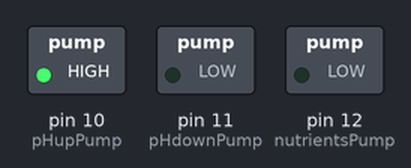
A sketch run on a simulated Arduino Uno, built with avr-gcc and run on an emulated ATmega328P. Parts: switched loads named in the sketch (green lamp = pin HIGH).

Above: at 0.05 s.
Timing chart, 0 to 3.0 s (numbered marks = the images above):
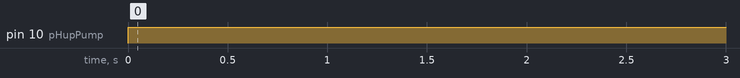

The sketch:

pHControl_dev.ino
```cpp
int pHupPump = 10;
int pHdownPump = 11;
int nutrientsPump = 12;
int dropPeriod = 200;

int target_pH = 7;
void setup() {
   pinMode(pHupPump,OUTPUT);
   pinMode(pHdownPump,OUTPUT);
   pinMode(nutrientsPump,OUTPUT);
  // put your setup code here, to run once:


}
void addConcentrate(int pin, int drops) {
  digitalWrite(pin,HIGH);
  delay(drops*dropPeriod);
  digitalWrite(pin,LOW);
  }

int getPh() {
  return 6;
  }
void phControl() {
  int pH = getPh();

  if ( pH < target_pH) {
    addConcentrate(pHupPump, 1);

    }
   else if (pH > target_pH) {
    addConcentrate(pHdownPump,1);
    }
  }
void loop() {
  phControl();

}
```

Measured:
- by itself, pin 10 (pHupPump): LOW → HIGH at 0.00 s
